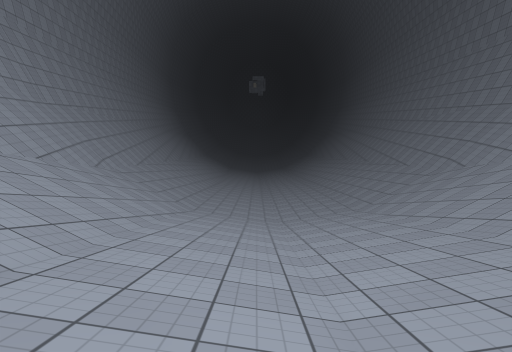
view 1 (above)

16 first-person views from a walk through a Unity game level. The camera is 1.3 m above the floor, tilts 10° down and sees 75° across. Doors are open. The floor is counted in squares, 1 m on a side. Each view is taken from the middle of a square. On the plan, view 1 faces up. The plan holds only what a view shows up to about 14 squares ahead; the rest is blank. The place goes on beyond the plan. The player is left out. Some animated figures are not drawn. Surface patterns are stand-ins for the level's own textures.

view 2
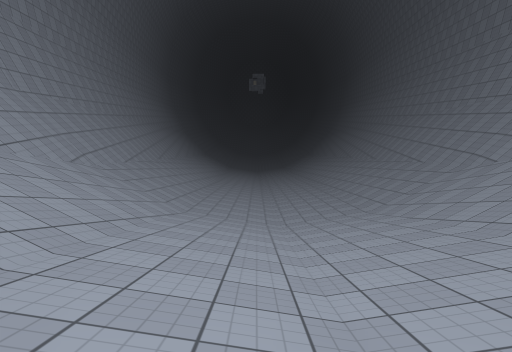

view 3
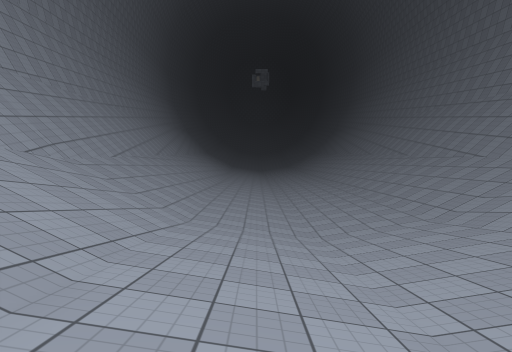

view 4
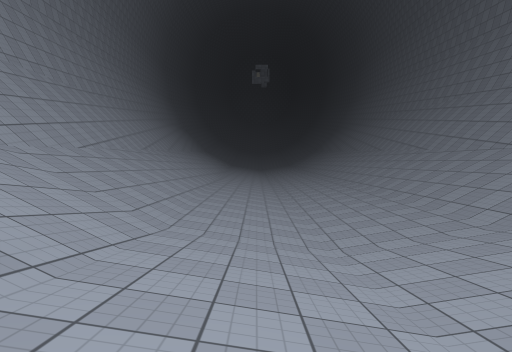

view 5
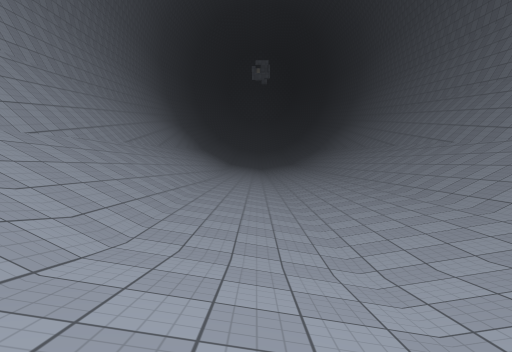

view 6
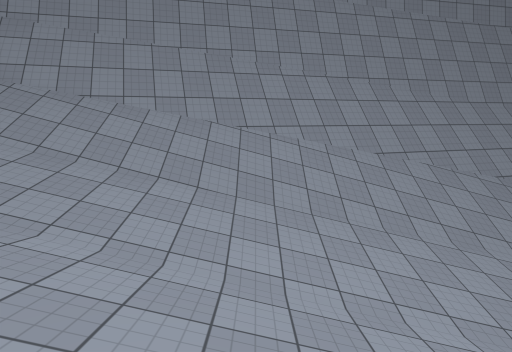

view 7
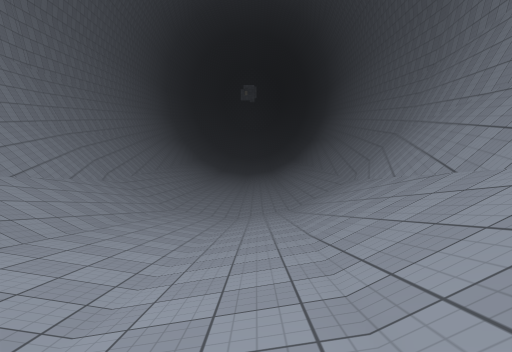

view 8
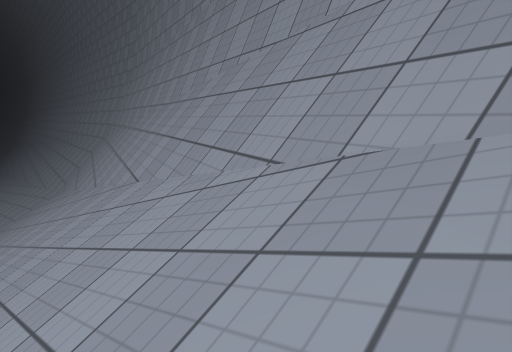

view 9
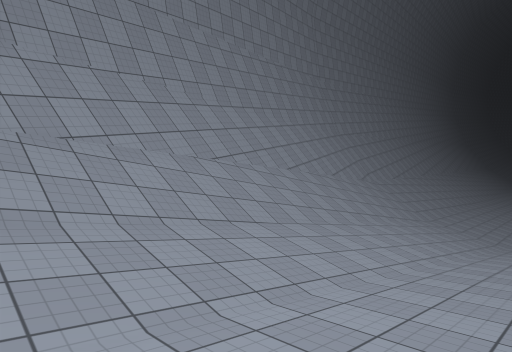

view 10
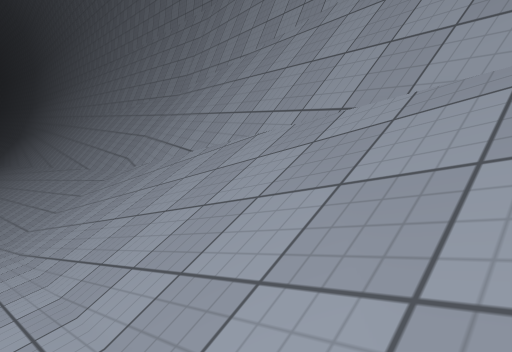

view 11
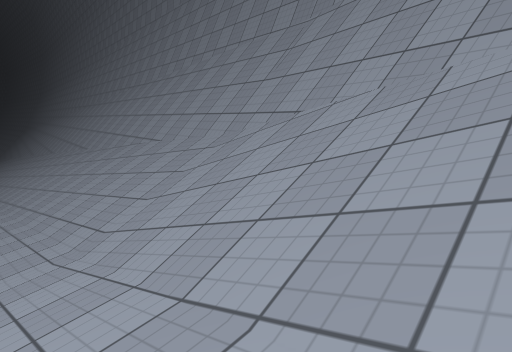

view 12
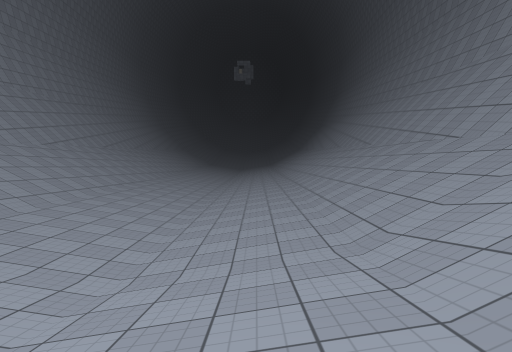

view 13
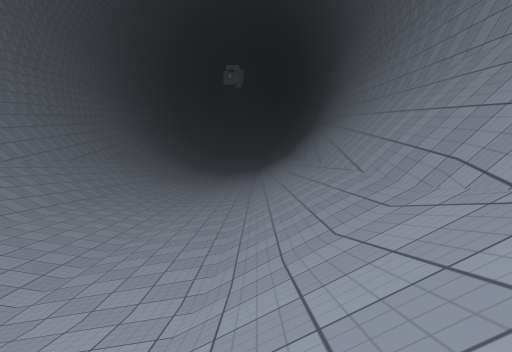

view 14
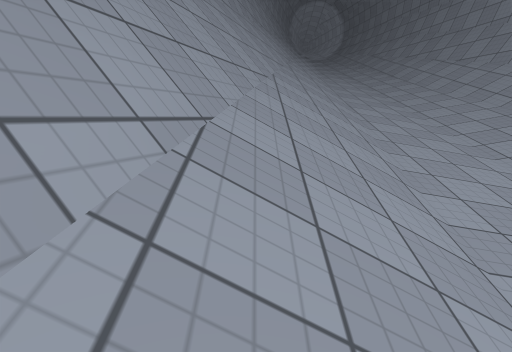

view 15
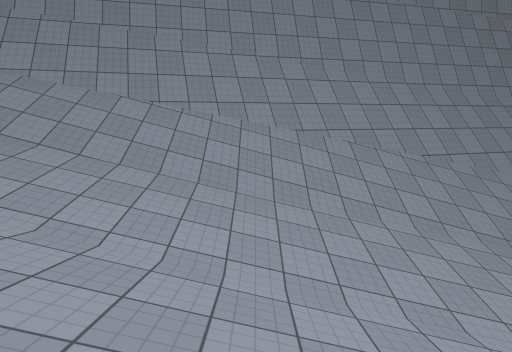

view 16
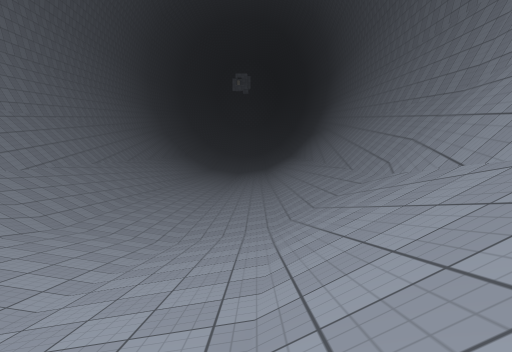

### Floor plan
Key: @ floor where view 1 was taken; # wall or solid block; . main floor; : floor 0.25 m higher than the main floor; - floor 0.25 m lower than the main floor; + floor 0.5 m higher than the main floor; _ floor 0.5 m lower than the main floor; < floor 0.75 m lower than the main floor; ( floor 1 m lower than the main floor; * floor 2.25 m higher than the main floor; % floor 2.5 m higher than the main floor; & floor 3 m higher than the main floor; $ floor 3.25 m higher than the main floor; / step, stairs or slope; = window, fence, low wall or low ledge.
Columns run from 9 left of view 1 to 12 right of it. Each row starts with its distance up from view 1.
 26 #/////_       _/////=#
 25 #/////-_<(((<_-/////=#
 24 #/////--_<(<_--/////=#
 23 #=////.--_<<_-./////##
 22 #=////..-_<_-../////##
 21 #=////...-_--../////#
 20 #=////:..---..://///#
 19 #=////+:..-..:+////=#
 18 #=/////////////////=#
 17 #=/////////////////=#
 16 #=/////////////////=#
 15 ##/////////////////=#
 14 ##/////////////////=#
 13  #=////////////////##
 12  ##////////////////##
 11  #=///////////////##
 10  #=///////////////=#
  9  #=///////////////=#
  8  #=///////*///////=#
  7  ##///////%///////##
  6  ##///////&///////##
  5   #=//////&//////=#
  4   ##//////$//////=#
  3   #=/////////////=#
  2   #=/////////////=#
  1   #=/////////////=#
  0   #=/////@///////##
 -1   ##/////////////##
 -2   ##////////////##
 -3    #=///////////=#
 -4    #=///////////=#
 -5    #=///////////=#
 -6    #=///////////##
 -7    #=/  ////////##

Positions as (right, up) in squares from view 1, and headings:
1: (0, 0), facing up
2: (0, 2), facing up
3: (-1, 6), facing up
4: (-1, 9), facing up
5: (-1, 12), facing up
6: (6, 1), facing left
7: (3, -7), facing up
8: (4, -7), facing up-right
9: (4, -7), facing up-left
10: (4, 3), facing up-right
11: (4, 11), facing up-right
12: (4, 12), facing up
13: (7, 12), facing up
14: (7, 4), facing down
15: (6, 4), facing left
16: (5, 4), facing up
